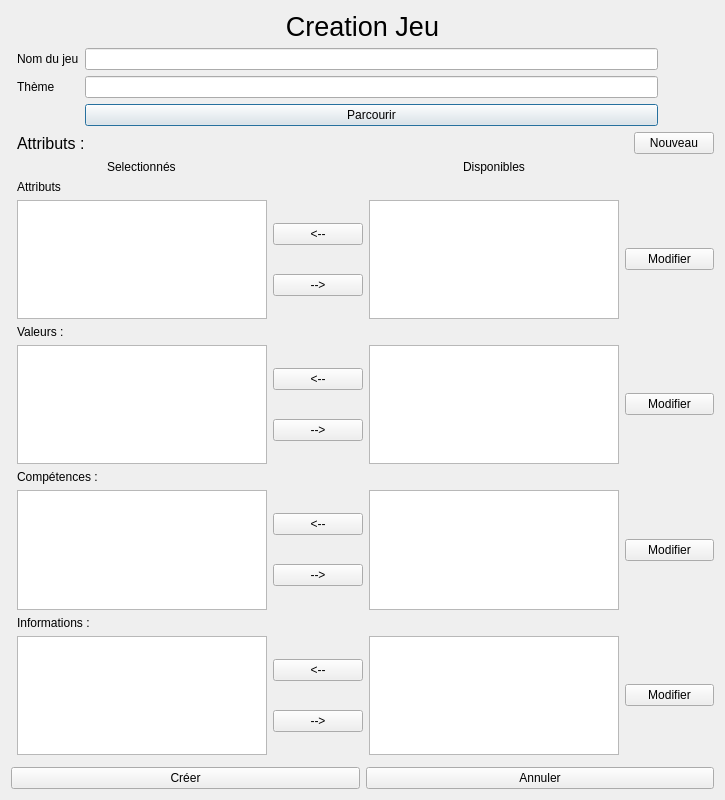
<?xml version="1.0" encoding="UTF-8"?>
<ui version="4.0">
 <class>formNouveauJeu</class>
 <widget class="QDialog" name="formNouveauJeu">
  <property name="geometry">
   <rect>
    <x>0</x>
    <y>0</y>
    <width>725</width>
    <height>800</height>
   </rect>
  </property>
  <property name="windowTitle">
   <string>Création de jeu</string>
  </property>
  <property name="windowIcon">
   <iconset>
    <normaloff>../d20.ico</normaloff>../d20.ico</iconset>
  </property>
  <layout class="QVBoxLayout" name="verticalLayout">
   <item>
    <widget class="QLabel" name="label">
     <property name="font">
      <font>
       <pointsize>20</pointsize>
      </font>
     </property>
     <property name="text">
      <string>Creation Jeu</string>
     </property>
     <property name="alignment">
      <set>Qt::AlignCenter</set>
     </property>
    </widget>
   </item>
   <item>
    <layout class="QHBoxLayout" name="CentreV">
     <property name="topMargin">
      <number>0</number>
     </property>
     <item>
      <layout class="QFormLayout" name="formulaire">
       <item row="0" column="1">
        <layout class="QHBoxLayout" name="horizontalLayout_4">
         <property name="topMargin">
          <number>0</number>
         </property>
         <property name="rightMargin">
          <number>0</number>
         </property>
         <item>
          <layout class="QFormLayout" name="formLayout">
           <property name="topMargin">
            <number>0</number>
           </property>
           <item row="2" column="0">
            <widget class="QLabel" name="label_3">
             <property name="text">
              <string>Thème</string>
             </property>
            </widget>
           </item>
           <item row="0" column="0">
            <widget class="QLabel" name="label_2">
             <property name="text">
              <string>Nom du jeu</string>
             </property>
            </widget>
           </item>
           <item row="0" column="1">
            <widget class="QLineEdit" name="nomJeu"/>
           </item>
           <item row="2" column="1">
            <widget class="QLineEdit" name="theme"/>
           </item>
           <item row="3" column="1">
            <widget class="QPushButton" name="parcourirButton">
             <property name="text">
              <string>Parcourir</string>
             </property>
            </widget>
           </item>
          </layout>
         </item>
         <item>
          <widget class="QLabel" name="themeImage">
           <property name="minimumSize">
            <size>
             <width>50</width>
             <height>50</height>
            </size>
           </property>
           <property name="maximumSize">
            <size>
             <width>300</width>
             <height>300</height>
            </size>
           </property>
           <property name="text">
            <string/>
           </property>
          </widget>
         </item>
        </layout>
       </item>
       <item row="5" column="1">
        <layout class="QGridLayout" name="gridLayout">
         <property name="topMargin">
          <number>0</number>
         </property>
         <item row="6" column="1">
          <layout class="QVBoxLayout" name="verticalLayout_7">
           <item>
            <widget class="QPushButton" name="ajouterCompetenceButton">
             <property name="text">
              <string>&lt;--</string>
             </property>
            </widget>
           </item>
           <item>
            <widget class="QPushButton" name="supprimerCompetenceButton">
             <property name="text">
              <string>--&gt;</string>
             </property>
            </widget>
           </item>
          </layout>
         </item>
         <item row="9" column="1">
          <layout class="QVBoxLayout" name="verticalLayout_8">
           <item>
            <widget class="QPushButton" name="ajouterInformationButton">
             <property name="text">
              <string>&lt;--</string>
             </property>
            </widget>
           </item>
           <item>
            <widget class="QPushButton" name="supprimerInformationButton">
             <property name="text">
              <string>--&gt;</string>
             </property>
            </widget>
           </item>
          </layout>
         </item>
         <item row="2" column="1">
          <layout class="QVBoxLayout" name="verticalLayout_2">
           <item>
            <widget class="QPushButton" name="ajouterAttributButton">
             <property name="text">
              <string>&lt;--</string>
             </property>
            </widget>
           </item>
           <item>
            <widget class="QPushButton" name="supprimerAttributButton">
             <property name="text">
              <string>--&gt;</string>
             </property>
            </widget>
           </item>
          </layout>
         </item>
         <item row="4" column="1">
          <layout class="QVBoxLayout" name="verticalLayout_3">
           <property name="rightMargin">
            <number>0</number>
           </property>
           <item>
            <widget class="QPushButton" name="ajouterValeurButton">
             <property name="text">
              <string>&lt;--</string>
             </property>
            </widget>
           </item>
           <item>
            <widget class="QPushButton" name="supprimerValeurButton">
             <property name="text">
              <string>--&gt;</string>
             </property>
            </widget>
           </item>
          </layout>
         </item>
         <item row="4" column="2">
          <widget class="QListWidget" name="listValeurDisp">
           <property name="maximumSize">
            <size>
             <width>250</width>
             <height>400</height>
            </size>
           </property>
          </widget>
         </item>
         <item row="1" column="0">
          <widget class="QLabel" name="label_4">
           <property name="text">
            <string>Attributs </string>
           </property>
          </widget>
         </item>
         <item row="4" column="0">
          <widget class="QListWidget" name="listValeurSelect">
           <property name="maximumSize">
            <size>
             <width>250</width>
             <height>400</height>
            </size>
           </property>
          </widget>
         </item>
         <item row="5" column="0">
          <widget class="QLabel" name="label_6">
           <property name="text">
            <string>Compétences :</string>
           </property>
          </widget>
         </item>
         <item row="2" column="0">
          <widget class="QListWidget" name="listAttributSelect">
           <property name="minimumSize">
            <size>
             <width>50</width>
             <height>50</height>
            </size>
           </property>
           <property name="maximumSize">
            <size>
             <width>250</width>
             <height>400</height>
            </size>
           </property>
          </widget>
         </item>
         <item row="0" column="0" alignment="Qt::AlignHCenter">
          <widget class="QLabel" name="label_8">
           <property name="text">
            <string>Selectionnés</string>
           </property>
          </widget>
         </item>
         <item row="0" column="2" alignment="Qt::AlignHCenter">
          <widget class="QLabel" name="label_9">
           <property name="text">
            <string>Disponibles</string>
           </property>
          </widget>
         </item>
         <item row="2" column="2">
          <widget class="QListWidget" name="listAttributDisp">
           <property name="maximumSize">
            <size>
             <width>250</width>
             <height>400</height>
            </size>
           </property>
          </widget>
         </item>
         <item row="3" column="0">
          <widget class="QLabel" name="label_5">
           <property name="text">
            <string>Valeurs :</string>
           </property>
          </widget>
         </item>
         <item row="6" column="2">
          <widget class="QListWidget" name="listCompetenceDisp">
           <property name="maximumSize">
            <size>
             <width>250</width>
             <height>400</height>
            </size>
           </property>
          </widget>
         </item>
         <item row="9" column="0">
          <widget class="QListWidget" name="listInformationSelect">
           <property name="maximumSize">
            <size>
             <width>250</width>
             <height>400</height>
            </size>
           </property>
          </widget>
         </item>
         <item row="8" column="0">
          <widget class="QLabel" name="label_7">
           <property name="text">
            <string>Informations :</string>
           </property>
          </widget>
         </item>
         <item row="6" column="0">
          <widget class="QListWidget" name="listCompetenceSelect">
           <property name="maximumSize">
            <size>
             <width>250</width>
             <height>400</height>
            </size>
           </property>
          </widget>
         </item>
         <item row="9" column="2">
          <widget class="QListWidget" name="listInformationDisp">
           <property name="maximumSize">
            <size>
             <width>250</width>
             <height>400</height>
            </size>
           </property>
          </widget>
         </item>
         <item row="2" column="3">
          <widget class="QPushButton" name="modifierAttributButton">
           <property name="text">
            <string>Modifier</string>
           </property>
          </widget>
         </item>
         <item row="4" column="3">
          <widget class="QPushButton" name="modifierValeurButton">
           <property name="text">
            <string>Modifier</string>
           </property>
          </widget>
         </item>
         <item row="6" column="3">
          <widget class="QPushButton" name="modifierCompetenceButton">
           <property name="text">
            <string>Modifier</string>
           </property>
          </widget>
         </item>
         <item row="9" column="3">
          <widget class="QPushButton" name="modifierInformationButton">
           <property name="text">
            <string>Modifier</string>
           </property>
          </widget>
         </item>
        </layout>
       </item>
       <item row="7" column="1">
        <layout class="QHBoxLayout" name="Attributs">
         <property name="rightMargin">
          <number>0</number>
         </property>
         <property name="bottomMargin">
          <number>0</number>
         </property>
        </layout>
       </item>
       <item row="1" column="1">
        <layout class="QHBoxLayout" name="horizontalLayout_2">
         <property name="topMargin">
          <number>0</number>
         </property>
         <item>
          <widget class="QLabel" name="label_10">
           <property name="font">
            <font>
             <pointsize>12</pointsize>
            </font>
           </property>
           <property name="text">
            <string>Attributs :</string>
           </property>
          </widget>
         </item>
         <item>
          <spacer name="horizontalSpacer">
           <property name="orientation">
            <enum>Qt::Horizontal</enum>
           </property>
           <property name="sizeHint" stdset="0">
            <size>
             <width>40</width>
             <height>20</height>
            </size>
           </property>
          </spacer>
         </item>
         <item>
          <widget class="QPushButton" name="nouveauAttribut">
           <property name="text">
            <string>Nouveau</string>
           </property>
          </widget>
         </item>
        </layout>
       </item>
      </layout>
     </item>
    </layout>
   </item>
   <item>
    <layout class="QHBoxLayout" name="horizontalLayout">
     <property name="topMargin">
      <number>0</number>
     </property>
     <item>
      <widget class="QPushButton" name="ajouterJeuButton">
       <property name="text">
        <string>Créer</string>
       </property>
      </widget>
     </item>
     <item>
      <widget class="QPushButton" name="retourButton">
       <property name="text">
        <string>Annuler</string>
       </property>
      </widget>
     </item>
    </layout>
   </item>
  </layout>
 </widget>
 <resources/>
 <connections>
  <connection>
   <sender>retourButton</sender>
   <signal>clicked()</signal>
   <receiver>formNouveauJeu</receiver>
   <slot>close()</slot>
   <hints>
    <hint type="sourcelabel">
     <x>539</x>
     <y>702</y>
    </hint>
    <hint type="destinationlabel">
     <x>362</x>
     <y>363</y>
    </hint>
   </hints>
  </connection>
 </connections>
</ui>
